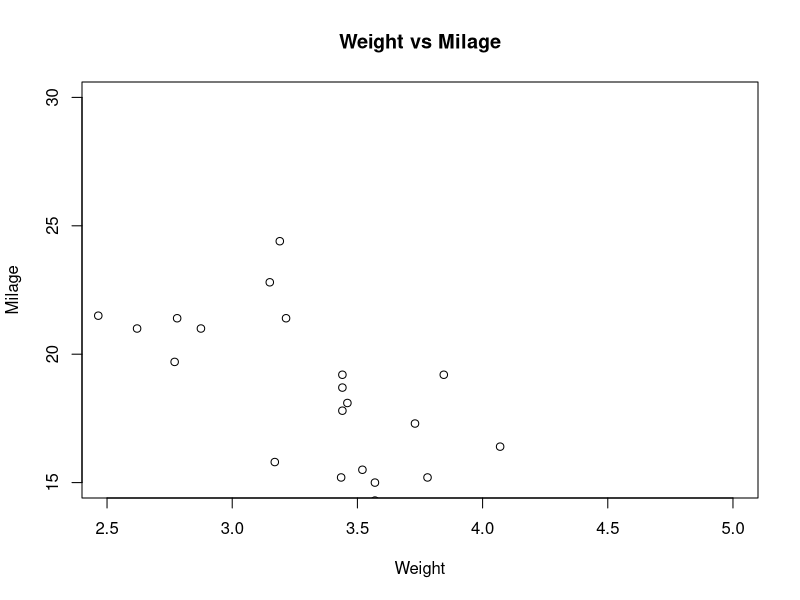
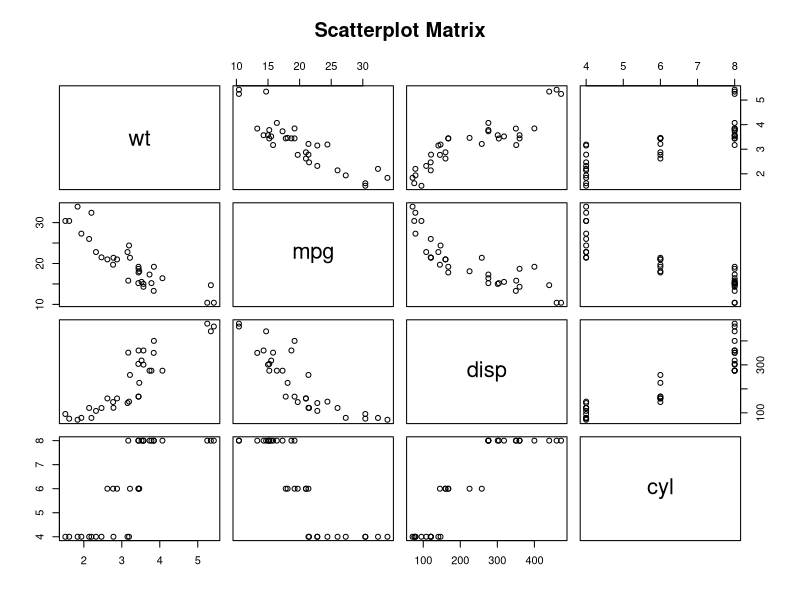

Write the R code that produced these figures, in order.
#scatter plot

#plot(x,y,main, xlab, ylab, xlim, ylim, axes)


input <- mtcars[,c('wt','mpg')]
print(head(input))

png(file="Scatterplot.png")

plot(x=input$wt,y=input$mpg,
     xlab = "Weight",
     ylab = "Milage",
     xlim = c(2.5,5),
     ylim = c(15,30),
     main = "Weight vs Milage"
)

dev.off()


png(file="Scatterplot_matrices.png")
pairs(~wt+mpg+disp+cyl,data=mtcars, main = "Scatterplot Matrix")
dev.off()